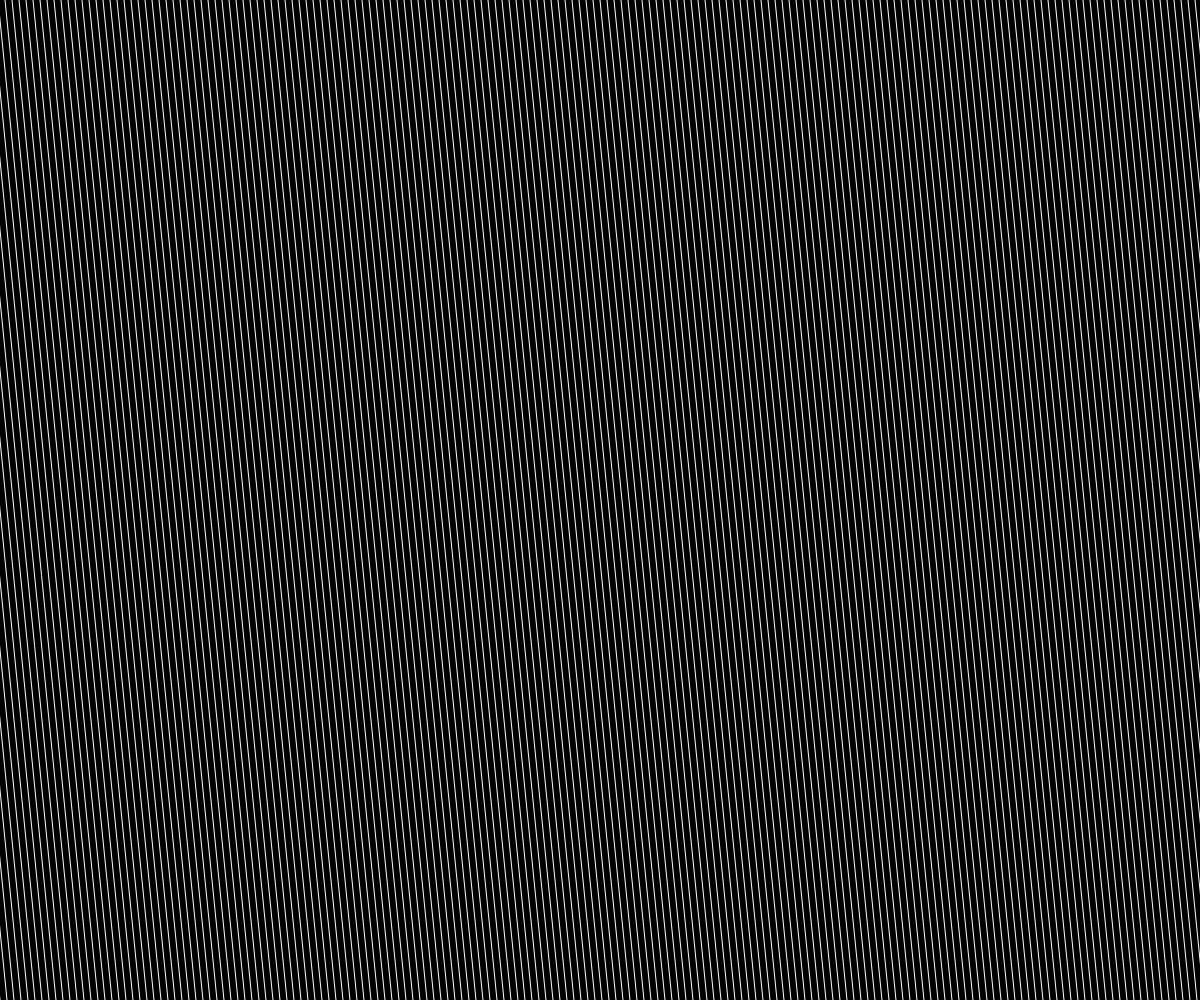
Frame 1 (no input)
Frame 60 (no input): identical to frame 1, image omitted
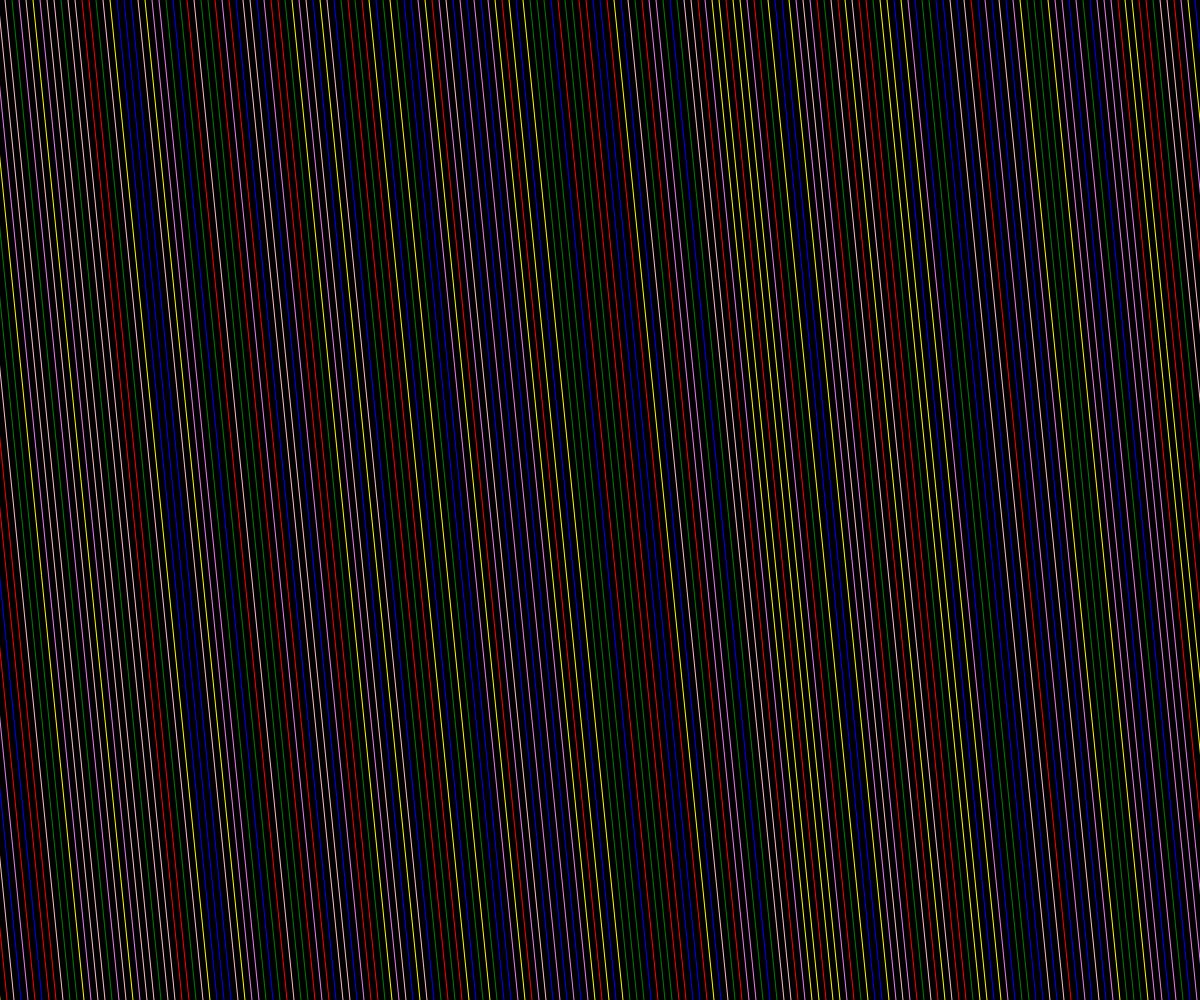
Frame 120 (the mouse pressed at the canvas centre since frame 60)

The p5.js sketch that drew these frames (run headless with seeded random() and noise() and a simulated clock; from frame 60 on, the mouse is pressed at the canvas centre):

// p5.js sketch
// ── sketch.js
const colorList = ["yellow",
  "red",
  "blue",
  "violet",
  "pink",
  "green"
];


function preload() {}

function setup() {


  createCanvas(windowWidth, windowHeight)

}





function draw() {

background("black");

  for (let x = -100; x < 1700; x += 7)

  {



      if (mouseIsPressed==true) {

        stroke(color(random(colorList)));
      } else {
        stroke(color("white"));
      }

      line(x, 0, x + 100, windowHeight)





  }



}
